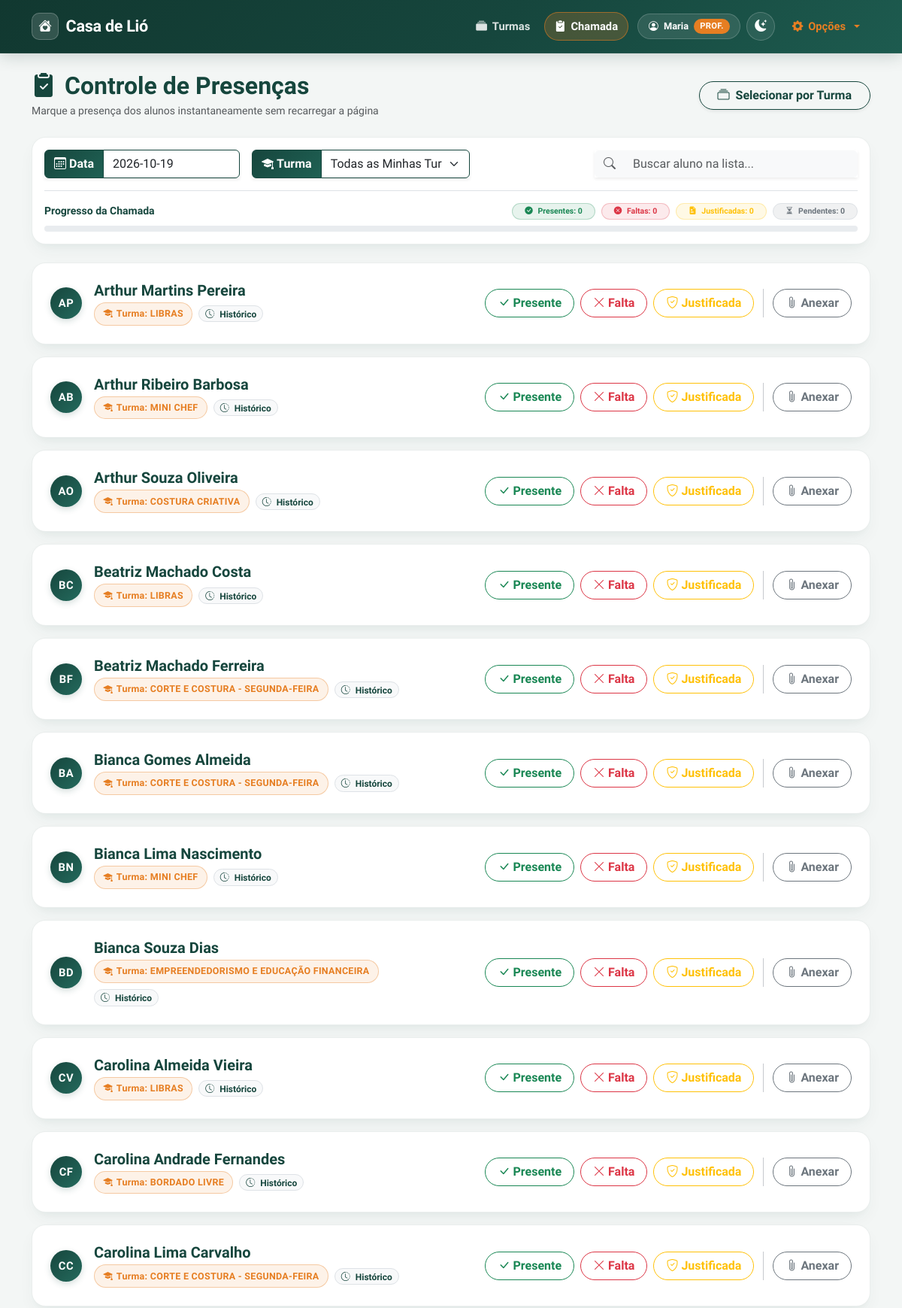
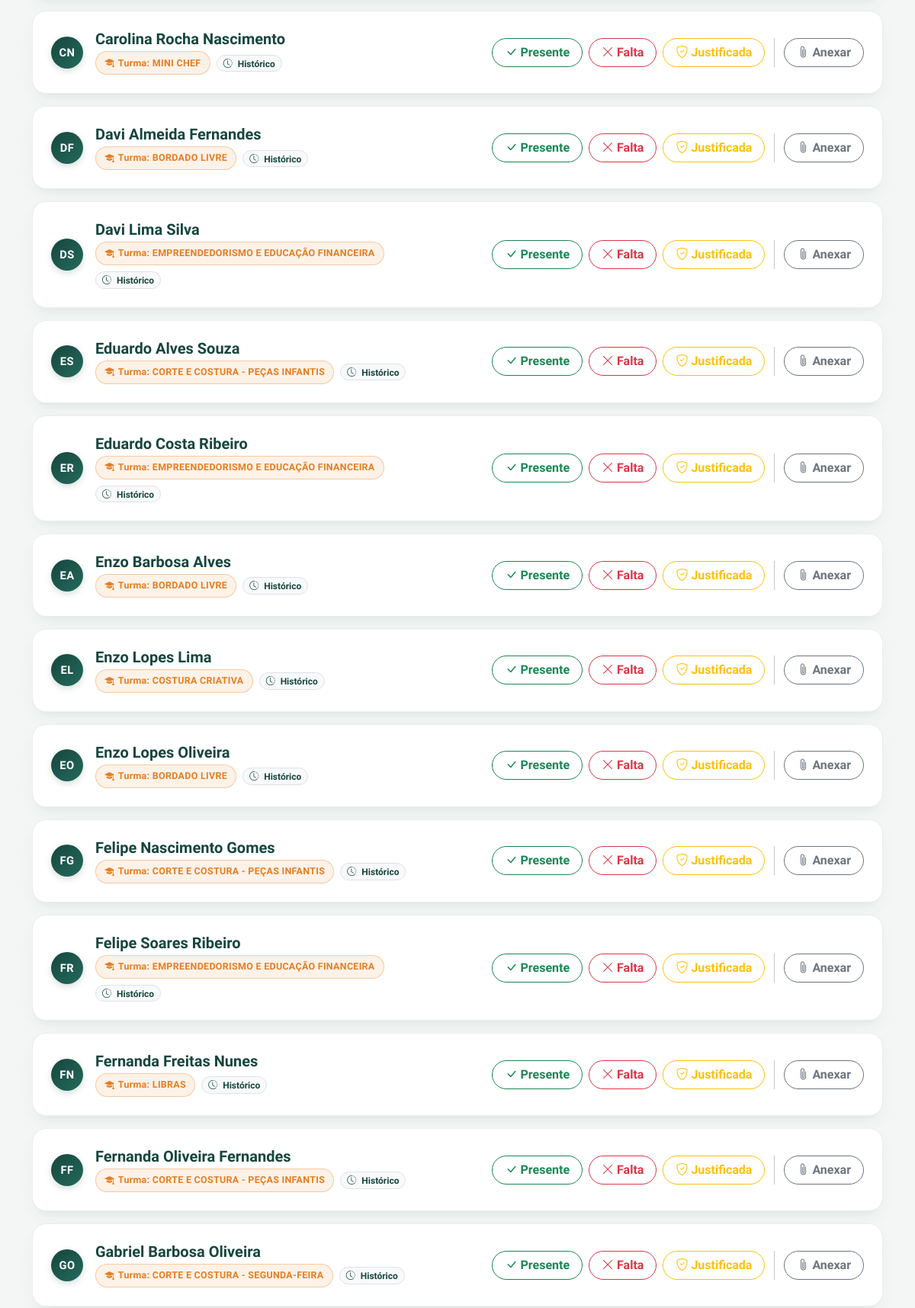
The page / (signed in, upper part) on the database its author committed (2 pictures, top to bottom).
### tables this page shows
CREATE TABLE usuarios (
        id INTEGER PRIMARY KEY AUTOINCREMENT,
        login TEXT UNIQUE NOT NULL,
        senha TEXT NOT NULL,
        perfil TEXT NOT NULL
    );

CREATE TABLE alunos (
        id INTEGER PRIMARY KEY AUTOINCREMENT,
        nome TEXT NOT NULL,
        turma TEXT NOT NULL,
        data_nascimento TEXT,
        telefone TEXT,
        cep TEXT,
        rua TEXT,
        numero TEXT,
        bairro TEXT,
        cidade TEXT,
        referencia TEXT,
        contato_emergencia TEXT,
        telefone_emergencia TEXT,
        condicao_medica TEXT,
        nome_responsavel TEXT,
        autorizacao_pais INTEGER
    , consentimento_lgpd INTEGER DEFAULT 0, data_consentimento TEXT);

### app.py (the view)
@app.get("/", response_class=HTMLResponse)
async def home(request: Request, data_chamada: str = None, turma: str = None):
    usuario = obter_usuario_atual(request)
    if not usuario:
        return RedirectResponse(url="/login", status_code=303)
    data_atual = data_chamada if data_chamada else date.today().isoformat()
    try:
        datetime.strptime(data_atual, "%Y-%m-%d")
    except ValueError:
        raise HTTPException(status_code=422, detail="Data inválida; use AAAA-MM-DD")
    conexao = pegar_conexao()
    turmas_disponiveis = obter_turmas_permitidas(conexao, usuario)
    if usuario['perfil'] != 'coordenacao' and not turmas_disponiveis:
        conexao.close()
        return templates.TemplateResponse(
            request=request,
            name="index.html",
            context={
                "alunos": [],
                "data_atual": data_atual,
                "turmas_disponiveis": [],
                "turma_selecionada": "",
                "sem_turma_vinculada": True
            }
        )
    if usuario['perfil'] != 'coordenacao' and not turma and len(turmas_disponiveis) == 1:
        turma = turmas_disponiveis[0]
    query = '''
        SELECT a.id, a.nome, a.turma, p.status, p.atestado,
               (SELECT COUNT(*) FROM presencas WHERE aluno_id = a.id AND status = 'Falta') as total_faltas
        FROM alunos a
        LEFT JOIN presencas p ON a.id = p.aluno_id AND p.data = ?
    '''
    parametros = [data_atual]
    if turma and turma in turmas_disponiveis:
        query += ' WHERE a.turma = ?'
        parametros.append(turma)
    elif usuario['perfil'] != 'coordenacao':
        placeholders = ','.join(['?'] * len(turmas_disponiveis))
        query += f' WHERE a.turma IN ({placeholders})'
        parametros.extend(turmas_disponiveis)
        turma = ""
    query += ' ORDER BY a.nome ASC'
    alunos = conexao.execute(query, parametros).fetchall()
    conexao.close()
    return templates.TemplateResponse(
        request=request,
        name="index.html",
        context={
            "alunos": alunos,
            "data_atual": data_atual,
            "turmas_disponiveis": turmas_disponiveis,
            "turma_selecionada": turma if (turma and turma in turmas_disponiveis) else "",
            "sem_turma_vinculada": False
        }
    )

### templates/index.html (shortened to what this page needs)
{% extends 'base.html' %}
{% block conteudo %}
    <link rel="stylesheet" href="https://cdn.jsdelivr.net/npm/flatpickr/dist/flatpickr.min.css">
    <div class="d-flex flex-wrap justify-content-between align-items-center mb-4 gap-2">
        <div>
            <h2 class="text-primary fw-bold mb-1 d-flex align-items-center flex-wrap gap-2">
                <span><i class="bi bi-clipboard2-check-fill me-1"></i> Controle de Presenças</span>
            </h2>
            <p class="text-muted small mb-0">Marque a presença dos alunos instantaneamente sem recarregar a página</p>
        </div>
        <div class="d-flex flex-wrap gap-2">
            <a href="/turmas" class="btn btn-outline-primary rounded-pill fw-semibold px-4 shadow-sm">
                <i class="bi bi-collection me-1"></i> Selecionar por Turma
            </a>
        </div>
    </div>
    <div class="card border-0 shadow-sm mb-4 p-3">
        <div class="row g-3 align-items-center">
            <div class="col-md-8">
                <form method="GET" action="/" class="d-flex flex-wrap gap-3 align-items-center mb-0">
                    <div class="input-group shadow-sm attendance-filter" style="max-width: 260px;">
                        <span class="input-group-text bg-primary text-white border-primary fw-bold">
                            <i class="bi bi-calendar3 me-1"></i> Data
                        </span>
                        <input type="text" id="calendario-br" name="data_chamada" class="form-control border-primary bg-white" value="{{ data_atual }}" placeholder="Selecione a data">
                    </div>
                    <div class="input-group shadow-sm attendance-filter" style="max-width: 290px;">
                        <span class="input-group-text bg-primary text-white border-primary fw-bold">
                            <i class="bi bi-mortarboard-fill me-1"></i> Turma
                        </span>
                        <select name="turma" class="form-select border-primary bg-white" onchange="this.form.submit()">
                            <option value="">Todas as Minhas Turmas</option>
                        </select>
                    </div>
                </form>
            </div>
            <div class="col-md-4">
                <div class="input-group shadow-sm">
                    <span class="input-group-text bg-light border-0 text-muted">
                        <i class="bi bi-search"></i>
                    </span>
                    <input type="search" id="buscaAlunoChamada" class="form-control bg-light border-0" placeholder="Buscar aluno na lista..." autocomplete="off">
                </div>
            </div>
        </div>
        {% if alunos %}
        <div class="mt-3 pt-3 border-top">
            <div class="d-flex flex-wrap justify-content-between align-items-center gap-2 mb-2">
                <span class="small fw-bold text-primary" id="textoProgressoChamada">
                    Progresso da Chamada
                </span>
                <div class="d-flex flex-wrap gap-2 small">
                    <span class="badge bg-success bg-opacity-10 text-success border border-success border-opacity-25 rounded-pill px-3 py-1">
                        <i class="bi bi-check-circle-fill me-1"></i> Presentes: <strong id="contPresentes">0</strong>
                    </span>
                    <span class="badge bg-danger bg-opacity-10 text-danger border border-danger border-opacity-25 rounded-pill px-3 py-1">
                        <i class="bi bi-x-circle-fill me-1"></i> Faltas: <strong id="contFaltas">0</strong>
                    </span>
                    <span class="badge bg-warning bg-opacity-10 text-warning border border-warning border-opacity-25 rounded-pill px-3 py-1">
                        <i class="bi bi-file-earmark-medical-fill me-1"></i> Justificadas: <strong id="contJustificadas">0</strong>
                    </span>
                    <span class="badge bg-secondary bg-opacity-10 text-secondary border rounded-pill px-3 py-1">
                        <i class="bi bi-hourglass-split me-1"></i> Pendentes: <strong id="contPendentes">0</strong>
                    </span>
                </div>
            </div>
            <div class="progress rounded-pill" style="height: 0.5rem;">
            </div>
        </div>
        {% endif %}
    </div>
    {% if alunos %}
        <div id="listaCardsAlunos">
        {% for aluno in alunos %}
        {% set partes_nome = aluno['nome'].split() %}
        {% set iniciais = (partes_nome[0][0] ~ (partes_nome[-1][0] if partes_nome|length > 1 else ''))|upper %}
        <div class="card shadow-sm mb-3 border-0 aluno-chamada-card" data-nome-aluno="{{ aluno['nome'] }}" data-status-atual="{{ aluno['status'] or '' }}">
            <div class="card-body p-3 p-md-4 attendance-card-body d-flex flex-column flex-lg-row justify-content-between align-items-center gap-3">
                <div class="d-flex align-items-center gap-3 w-100">
                    <div class="avatar-iniciais">
                        {{ iniciais }}
                    </div>
                    <div class="text-start">
                        <h5 class="card-title mb-1 fw-bold text-primary">{{ aluno['nome'] }}</h5>
                        <div class="d-flex flex-wrap align-items-center gap-2">
                            <span class="badge-institucional">
                                <i class="bi bi-mortarboard-fill"></i> Turma: {{ aluno['turma'] }}
                            </span>
                            <a href="/alunos/{{ aluno['id'] }}/historico" class="badge bg-light text-primary border text-decoration-none py-1 px-2 rounded-pill">
                                <i class="bi bi-clock-history me-1"></i> Histórico
                            </a>
                        </div>
                    </div>
                </div>
                <div class="attendance-actions d-flex flex-wrap justify-content-center justify-content-lg-end align-items-center gap-2 w-100">
                    <form action="/registrar/{{ aluno['id'] }}/{{ data_atual }}/Presente?turma={{ turma_selecionada or '' }}" method="POST" class="form-chamada-ajax" data-status="Presente" data-aluno="{{ aluno['nome'] }}">
                        <button type="submit" class="btn {% if aluno['status'] == 'Presente' %}btn-success{% else %}btn-outline-success{% endif %} rounded-pill px-3 fw-semibold btn-status-presente">
                            <i class="bi bi-check-lg me-1"></i>Presente
                        </button>
                    </form>
                    <form action="/registrar/{{ aluno['id'] }}/{{ data_atual }}/Falta?turma={{ turma_selecionada or '' }}" method="POST" class="form-chamada-ajax" data-status="Falta" data-aluno="{{ aluno['nome'] }}">
                        <button type="submit" class="btn {% if aluno['status'] == 'Falta' %}btn-danger{% else %}btn-outline-danger{% endif %} rounded-pill px-3 fw-semibold btn-status-falta">
                            <i class="bi bi-x-lg me-1"></i>Falta
                        </button>
                    </form>
                    <form action="/registrar/{{ aluno['id'] }}/{{ data_atual }}/Falta justificada?turma={{ turma_selecionada or '' }}" method="POST" class="form-chamada-ajax" data-status="Falta justificada" data-aluno="{{ aluno['nome'] }}">
                        <button type="submit" class="btn {% if aluno['status'] == 'Falta justificada' %}btn-warning{% else %}btn-outline-warning{% endif %} rounded-pill px-3 fw-semibold btn-status-justificada">
                            <i class="bi bi-shield-check me-1"></i>Justificada
                        </button>
                    </form>
                    <button type="button" class="btn btn-outline-secondary rounded-pill px-3 fw-semibold" data-bs-toggle="modal" data-bs-target="#modalAtestado{{ aluno['id'] }}">
                        <i class="bi bi-paperclip me-1"></i>Anexar
                    </button>
                </div>
            </div>
        </div>
        {% endfor %}
        </div>
    {% endif %}
{% endblock %}

### templates/base.html (shortened to what this page needs)
<!DOCTYPE html>
<html lang="pt-PT" data-theme="light">
<head>
    <link href="https://cdn.jsdelivr.net/npm/bootstrap@5.3.0/dist/css/bootstrap.min.css" rel="stylesheet">
    <link rel="stylesheet" href="https://cdn.jsdelivr.net/npm/bootstrap-icons@1.11.3/font/bootstrap-icons.min.css">
</head>
<body>
    {% set caminho_atual = (request.url.path | string) if (request and request.url) else '/' %}
    <nav class="navbar navbar-expand-lg navbar-modern sticky-top">
        <div class="container">
            <a class="navbar-brand fw-bold text-white" href="/">
                <span class="brand-logo-box"><i class="bi bi-house-heart-fill"></i></span>
                <span>Casa de Lió</span>
            </a>
            <div class="collapse navbar-collapse" id="navbarNav">
                <ul class="navbar-nav ms-auto align-items-lg-center gap-1 mt-3 mt-lg-0">
                    {% if request.session.get('perfil') == 'coordenacao' %}
                        <li class="nav-item dropdown">
                            <a class="nav-link dropdown-toggle {% if '/turmas' in caminho_atual %}active-nav{% endif %}" href="#" id="menuTurmas" role="button" data-bs-toggle="dropdown" aria-expanded="false">
                                <i class="bi bi-collection-fill"></i> Turmas
                            </a>
                            <ul class="dropdown-menu shadow border-0 mt-2" aria-labelledby="menuTurmas">
                                <li>
                                    <a class="dropdown-item text-primary fw-semibold d-flex align-items-center gap-2" href="/turmas">
                                        <i class="bi bi-grid-1x2-fill"></i> Painel de Controle de Turmas
                                    </a>
                                </li>
                                <li><hr class="dropdown-divider my-1"></li>
                                <li>
                                    <a class="dropdown-item text-primary fw-semibold d-flex align-items-center gap-2" href="/turmas/nova">
                                        <i class="bi bi-plus-circle-fill"></i> Criação de Novas Turmas
                                    </a>
                                </li>
                            </ul>
                        </li>
                    {% else %}
                        <li class="nav-item">
                            <a class="nav-link {% if '/turmas' in caminho_atual %}active-nav{% endif %}" href="/turmas">
                                <i class="bi bi-collection-fill"></i> Turmas
                            </a>
                        </li>
                    {% endif %}
                    <li class="nav-item">
                        <a class="nav-link {% if caminho_atual == '/' %}active-nav{% endif %}" href="/">
                            <i class="bi bi-clipboard2-check-fill"></i> Chamada
                        </a>
                    </li>
                    {% if request.session.get('login') %}
                    <li class="nav-item ms-lg-2 my-2 my-lg-0">
                        <span class="user-pill-badge">
                            <i class="bi bi-person-circle"></i>
                            <span>{{ request.session.get('login') }}</span>
                            <span class="user-pill-role">
                                {% if request.session.get('perfil') == 'coordenacao' %}Coord.{% else %}Prof.{% endif %}
                            </span>
                        </span>
                    </li>
                    {% endif %}
                    <li class="nav-item ms-lg-1 my-1 my-lg-0">
                        <button type="button" id="btnToggleTheme" class="btn-theme-toggle" title="Alternar Modo Escuro / Claro" aria-label="Alternar tema">
                            <i class="bi bi-moon-stars-fill" id="iconTheme"></i>
                        </button>
                    </li>
                    <li class="nav-item dropdown ms-lg-1 mt-2 mt-lg-0">
                        <a class="nav-link fw-bold dropdown-toggle" href="#" id="menuPerfil" role="button" data-bs-toggle="dropdown" aria-expanded="false" style="color: var(--laranja-adra) !important;">
                            <i class="bi bi-gear-fill"></i> Opções
                        </a>
                    </li>
                </ul>
            </div>
        </div>
    </nav>
    <div id="toastContainer" class="toast-container position-fixed top-0 end-0 p-3" style="z-index: 1095; margin-top: 68px;"></div>
    <div class="container mt-4 flex-grow-1">
        {% block conteudo %}{% endblock %}
    </div>
</body>
</html>

### rows shown on the page
usuarios: session.get "Maria"
alunos: iniciais "AP", nome "Arthur Martins Pereira", turma "LIBRAS"
alunos: iniciais "AB", nome "Arthur Ribeiro Barbosa", turma "MINI CHEF"
alunos: iniciais "AO", nome "Arthur Souza Oliveira", turma "COSTURA CRIATIVA"
alunos: iniciais "BC", nome "Beatriz Machado Costa", turma "LIBRAS"
alunos: iniciais "BF", nome "Beatriz Machado Ferreira", turma "CORTE E COSTURA - SEGUNDA-FEIRA"
alunos: iniciais "BA", nome "Bianca Gomes Almeida", turma "CORTE E COSTURA - SEGUNDA-FEIRA"
alunos: iniciais "BN", nome "Bianca Lima Nascimento", turma "MINI CHEF"
alunos: iniciais "BD", nome "Bianca Souza Dias", turma "EMPREENDEDORISMO E EDUCAÇÃO FINANCEIRA"
alunos: iniciais "CV", nome "Carolina Almeida Vieira", turma "LIBRAS"
alunos: iniciais "CF", nome "Carolina Andrade Fernandes", turma "BORDADO LIVRE"
alunos: iniciais "CC", nome "Carolina Lima Carvalho", turma "CORTE E COSTURA - SEGUNDA-FEIRA"
alunos: iniciais "CN", nome "Carolina Rocha Nascimento", turma "MINI CHEF"
alunos: iniciais "DF", nome "Davi Almeida Fernandes", turma "BORDADO LIVRE"
alunos: iniciais "DS", nome "Davi Lima Silva", turma "EMPREENDEDORISMO E EDUCAÇÃO FINANCEIRA"
alunos: iniciais "ES", nome "Eduardo Alves Souza", turma "CORTE E COSTURA - PEÇAS INFANTIS"
alunos: iniciais "ER", nome "Eduardo Costa Ribeiro", turma "EMPREENDEDORISMO E EDUCAÇÃO FINANCEIRA"
alunos: iniciais "EA", nome "Enzo Barbosa Alves", turma "BORDADO LIVRE"
alunos: iniciais "EL", nome "Enzo Lopes Lima", turma "COSTURA CRIATIVA"
alunos: iniciais "EO", nome "Enzo Lopes Oliveira", turma "BORDADO LIVRE"
alunos: iniciais "FG", nome "Felipe Nascimento Gomes", turma "CORTE E COSTURA - PEÇAS INFANTIS"
alunos: iniciais "FR", nome "Felipe Soares Ribeiro", turma "EMPREENDEDORISMO E EDUCAÇÃO FINANCEIRA"
alunos: iniciais "FN", nome "Fernanda Freitas Nunes", turma "LIBRAS"
alunos: iniciais "FF", nome "Fernanda Oliveira Fernandes", turma "CORTE E COSTURA - PEÇAS INFANTIS"
alunos: iniciais "GO", nome "Gabriel Barbosa Oliveira", turma "CORTE E COSTURA - SEGUNDA-FEIRA"
